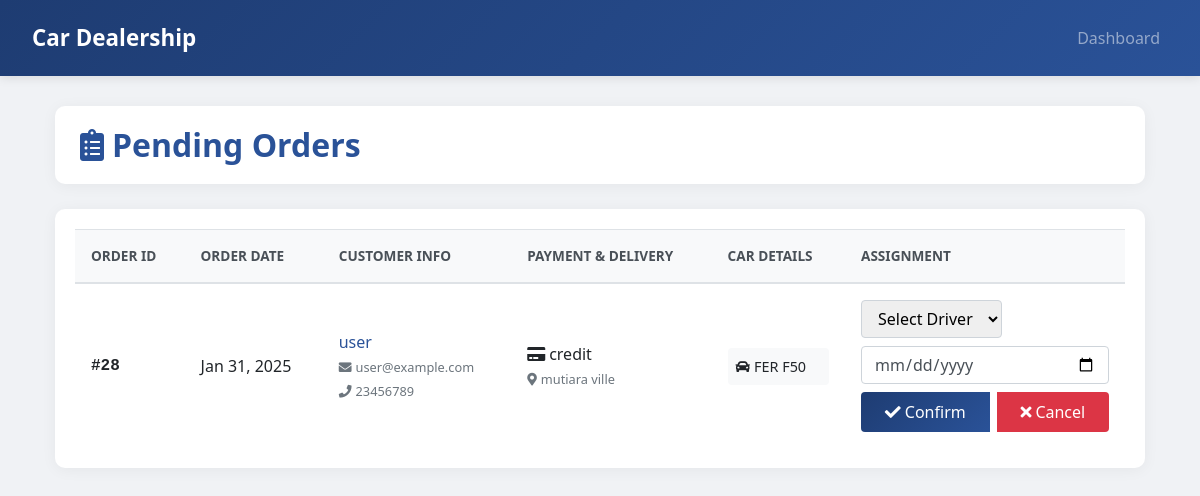
Page /pending-orders/ (signed in) on the earlier database version.
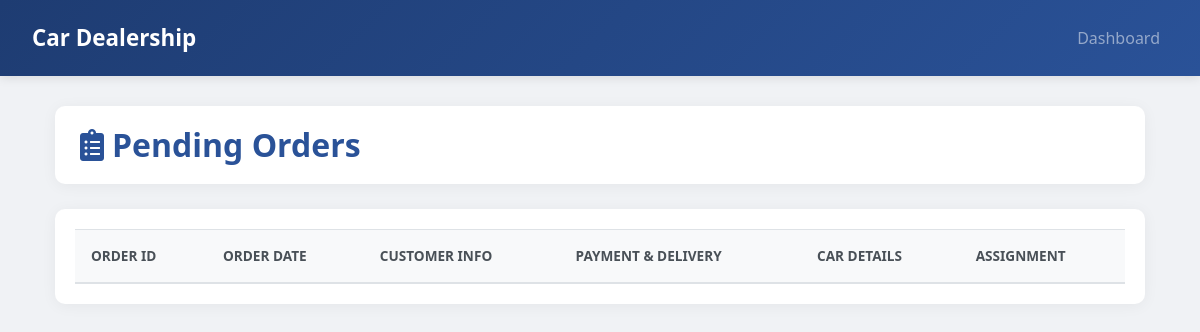
Same page on the later database version.
### myproject/models.py (models this page shows, shortened)
class Order(models.Model):
    STATUS_CHOICES = [
        ('pending', 'Pending'),
        ('processing', 'Processing'),
        ('shipped', 'Shipped'),
        ('delivered', 'Delivered'),
    ]
    customer = models.ForeignKey(Customer, on_delete=models.CASCADE)
    car = models.ForeignKey(Car, on_delete=models.CASCADE)
    staff = models.ForeignKey(Staff, on_delete=models.SET_NULL, null=True, blank=True)
    driver = models.ForeignKey(Driver, on_delete=models.SET_NULL, null=True, blank=True)
    order_date = models.DateTimeField(auto_now_add=True)
    delivery_date = models.DateTimeField(null=True, blank=True)
    status = models.CharField(max_length=50, choices=STATUS_CHOICES, default='pending')
    address = models.CharField(max_length=255)
    payment_method = models.CharField(max_length=50)
    _observers = []

class Customer(models.Model):
    user = models.OneToOneField(User, on_delete=models.CASCADE, primary_key=True)
    full_name = models.CharField(max_length=100, default="Unknown")
    phone_number = models.CharField(max_length=15, default="")

class User(AbstractBaseUser):
    ROLE_CHOICES = [
        ("admin", "Admin"),
        ("staff", "Dealership Staff"),
        ("driver", "Delivery Driver"),
        ("customer", "Customer"),
    ]
    email = models.EmailField(unique=True)
    role = models.CharField(max_length=20, choices=ROLE_CHOICES)
    is_active = models.BooleanField(default=True)
    is_staff = models.BooleanField(default=False)
    objects = UserManager()
    USERNAME_FIELD = "email"
    REQUIRED_FIELDS = ["role"]

class Car(models.Model):
    CATEGORY_CHOICES = [
        ("american", "American"),
        ("german", "German"),
        ("japanese", "Japanese"),
        ("italian", "Italian"),
    ]
    make = models.CharField(max_length=100)
    model = models.CharField(max_length=100)
    category = models.CharField(max_length=20, choices=CATEGORY_CHOICES)
    description = models.TextField(blank=True, null=True)
    price = models.DecimalField(max_digits=10, decimal_places=2)
    stock = models.PositiveIntegerField(default=0)
    type = models.CharField(max_length=50, default="sedan")
    transmission = models.CharField(max_length=50, default="automatic")
    gas = models.CharField(max_length=50, default="50")
    power = models.CharField(max_length=50, default="0")
    year = models.CharField(max_length=4, default="2020")

### myproject/views.py (the view, shortened to what this page needs)
# urls.py: path('pending-orders/', views.pending_orders, name='pending_orders'),
@login_required
def pending_orders(request):
    pending_orders = Order.objects.filter(status='pending')
    drivers = Driver.objects.all()
    return render(request, 'pending_orders.html', {
        'pending_orders': pending_orders,
        'drivers': drivers
    })

### myproject/templates/pending_orders.html (shortened to what the changed rows need)
<!DOCTYPE html>
{% load static %}
<html lang="en">
<head>
    <link href="https://stackpath.bootstrapcdn.com/bootstrap/4.5.2/css/bootstrap.min.css" rel="stylesheet">
    <link href="https://cdnjs.cloudflare.com/ajax/libs/font-awesome/5.15.4/css/all.min.css" rel="stylesheet">
</head>
<body>
    <div class="container">
        <div class="page-header">
            <h2><i class="fas fa-clipboard-list mr-2"></i>Pending Orders</h2>
        </div>
        <div class="table-container">
            <div class="table-responsive">
                <table class="table table-hover">
                    <thead>
                        <tr>
                            <th>Order ID</th>
                            <th>Order Date</th>
                            <th>Customer Info</th>
                            <th>Payment & Delivery</th>
                            <th>Car Details</th>
                            <th>Assignment</th>
                        </tr>
                    </thead>
                    <tbody>
                        {% for order in pending_orders %}
                        <tr>
                            <td class="order-id">#{{ order.id }}</td>
                            <td>{{ order.order_date|date:"M d, Y" }}</td>
                            <td>
                                <div class="customer-name">{{ order.customer.full_name }}</div>
                                <small class="text-muted">
                                    <i class="fas fa-envelope mr-1"></i>{{ order.customer.user.email }}<br>
                                    <i class="fas fa-phone mr-1"></i>{{ order.customer.phone_number }}
                                </small>
                            </td>
                            <td>
                                <div><i class="fas fa-credit-card mr-1"></i>{{ order.payment_method }}</div>
                                <small class="text-muted">
                                    <i class="fas fa-map-marker-alt mr-1"></i>{{ order.address }}
                                </small>
                            </td>
                            <td>
                                <div class="car-details">
                                    <i class="fas fa-car mr-1"></i>{{ order.car.make }} {{ order.car.model }}
                                </div>
                            </td>
                            <td>
                                <form method="POST" action="{% url 'pending_orders' %}" class="assignment-form">
                                    <div class="form-group mb-2">
                                        <select class="form-select" name="driver" required>
                                            <option value="">Select Driver</option>
                                        </select>
                                    </div>
                                    <div class="form-group mb-2">
                                        <input type="date" class="form-control delivery-date" name="delivery_date" required>
                                    </div>
                                    <div class="btn-group d-flex">
                                        <button type="submit" name="action" value="confirm" class="btn btn-primary">
                                            <i class="fas fa-check mr-1"></i>Confirm
                                        </button>
                                        <button type="submit" name="action" value="cancel" class="btn btn-danger">
                                            <i class="fas fa-times mr-1"></i>Cancel
                                        </button>
                                    </div>
                                </form>
                            </td>
                        </tr>
                        {% endfor %}
                    </tbody>
                </table>
            </div>
        </div>
    </div>
</body>
</html>

Differences in the rows shown:
removed Order: id "28", order_date "Jan 31, 2025", customer.full_name "user", customer.user.email "user@example.com", customer.phone_number "23456789", payment_method "credit", address "mutiara ville", car.make "FER", car.model "F50"
